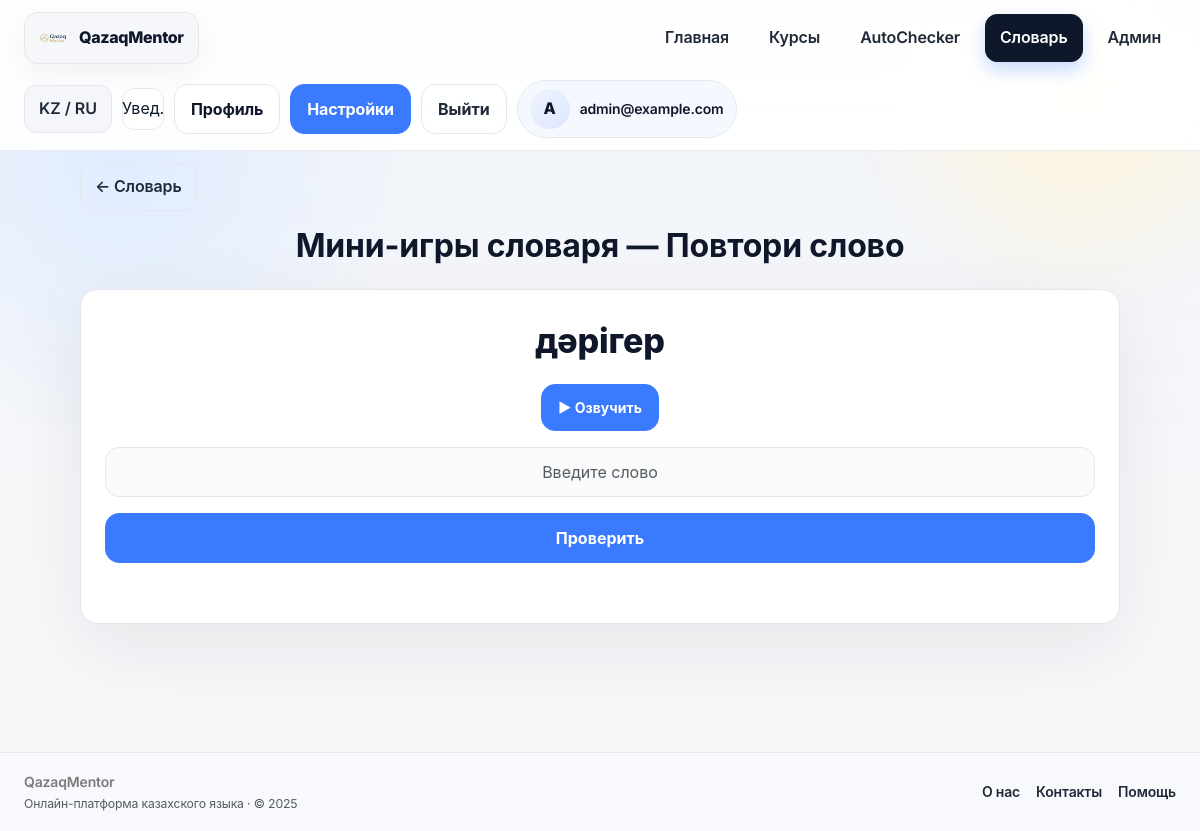
Screenshot of /vocabulary/game/repeat (signed in) with the database file from the repository.
### app/models/__init__.py (models this page shows, shortened)
class User(Base):
    __tablename__ = "users"
    __allow_unmapped__ = True
    id = Column(Integer, primary_key=True, index=True)
    email = Column(String, unique=True, index=True, nullable=False)
    hashed_password = Column(String, nullable=False)
    age = Column(Integer, nullable=False)
    target = Column(String, nullable=False)  # school / general / business
    daily_minutes = Column(Integer, nullable=False, default=10)
    level = Column(String, nullable=True)
    role = Column(String, nullable=False, default="user")
    created_at = Column(DateTime, server_default=func.now(), nullable=False)
    placements: List["PlacementTestResult"] = relationship(
        "PlacementTestResult", back_populates="user", cascade="all, delete-orphan"
    )
    progresses: List["UserProgress"] = relationship(
        "UserProgress", back_populates="user", cascade="all, delete-orphan"
    )

class VocabularyWord(Base):
    __tablename__ = "vocabulary_words"
    __allow_unmapped__ = True
    id = Column(Integer, primary_key=True, index=True)
    user_id = Column(Integer, ForeignKey("users.id"), nullable=False, index=True)
    course_id = Column(Integer, ForeignKey("courses.id"), nullable=False, index=True)
    word = Column(String, nullable=False)
    translation = Column(String, nullable=False)
    definition = Column(Text, nullable=True)
    example_sentence = Column(Text, nullable=True)
    image_url = Column(String, nullable=True)
    audio_url = Column(String, nullable=True)
    learned = Column(Boolean, nullable=False, default=False)
    repeat_streak = Column(Integer, nullable=False, default=0)
    mc_streak = Column(Integer, nullable=False, default=0)
    write_streak = Column(Integer, nullable=False, default=0)
    correct_attempts = Column(Integer, nullable=False, default=0)
    wrong_attempts = Column(Integer, nullable=False, default=0)
    created_at = Column(DateTime, server_default=func.now(), nullable=False)
    user: "User" = relationship("User")
    course: "Course" = relationship("Course")

### app/routers/dictionary.py (the view)
@router.get("/vocabulary/game/repeat")
async def vocabulary_game_repeat(
    request: Request,
    word_id: Optional[int] = Query(None),
    format: str = Query("html"),
    db: Session = Depends(get_db),
    user: models.User = Depends(get_current_user),
):
    word = pick_training_word(user.id, db, explicit_id=word_id)
    if format == "json" or request.headers.get("accept", "").startswith("application/json"):
        return JSONResponse({"word": _serialize_word(word)})
    return render_template(
        request,
        "vocabulary_game.html",
        {"mode": "repeat", "word": word, "options": [], "user": user},
    )

### app/templates/vocabulary_game.html (shortened to what this page needs)
{% extends "base.html" %}
{% block content %}
<section class="vocab-shell">
    <div class="d-flex justify-content-start mb-3">
        <a href="/vocabulary" class="btn-ghost text-decoration-none">← Словарь</a>
    </div>
    <h2 class="fw-bold text-center mb-4">Мини-игры словаря —
        {% if mode == "repeat" %}Повтори слово{% elif mode == "mc" %}Выбери перевод{% else %}Напиши перевод{% endif %}
    </h2>
    {% if not word %}
    <div class="text-center text-muted">Нет слов для тренировки. Добавьте их, взаимодействуя с карточками урока.</div>
    {% else %}
    <div class="vocab-game-card shadow-soft">
        <div class="vocab-word text-center mb-3">{{ word.word }}</div>
        {% if mode != "mc" %}
        <div class="text-center mb-3">
            <button class="btn btn-primary btn-sm" id="game-play">▶ Озвучить</button>
        </div>
        {% endif %}
        {% if mode == "repeat" %}
        <form class="vocab-form" id="repeat-form">
            <input type="text" name="answer" class="form-control form-control-lg text-center" placeholder="Введите слово" autocomplete="off">
            <button class="btn btn-primary w-100 mt-3" type="submit">Проверить</button>
            <div class="vocab-feedback mt-3" id="game-feedback"></div>
        </form>
        {% endif %}
    </div>
    {% endif %}
</section>
{% endblock %}

### app/templates/base.html (shortened to what this page needs)
<!DOCTYPE html>
<html lang="kk">
<head>
    <link href="https://cdn.jsdelivr.net/npm/bootstrap@5.3.3/dist/css/bootstrap.min.css" rel="stylesheet">
    <link rel="stylesheet" href="{{ url_for('static', path='css/main.css') }}?v=qm2">
</head>
<body>
{% set current_user = request.state.user or (user if user is defined else None) %}
{% set current_path = request.url.path if request and request.url else '' %}
<header class="app-nav">
    <div class="page-shell nav-inner">
        <a href="/" class="brand-mark">
            <img src="{{ url_for('static', path='img/logo.png') }}" alt="QazaqMentor">
            <span>QazaqMentor</span>
        </a>
        <nav class="nav-links">
            <a class="nav-link {% if current_path == '/' %}active{% endif %}" href="/">Главная</a>
            <a class="nav-link {% if '/courses' in current_path %}active{% endif %}" href="/courses">Курсы</a>
            <a class="nav-link {% if '/autochecker' in current_path %}active{% endif %}" href="/autochecker">AutoChecker</a>
            <a class="nav-link {% if '/vocabulary' in current_path or '/dictionary' in current_path %}active{% endif %}" href="/vocabulary">Словарь</a>
            {% if current_user and current_user.is_admin %}
            <a class="nav-link" href="/admin">Админ</a>
            {% endif %}
        </nav>
        <div class="nav-actions">
            <button class="nav-chip" type="button">KZ / RU</button>
            <button class="icon-button" type="button" aria-label="Уведомления">Увед.</button>
            {% if current_user %}
                <a class="btn btn-outline-dark" href="/profile">Профиль</a>
                <a class="btn btn-primary" href="/settings">Настройки</a>
                <form action="/logout" method="post" class="m-0">
                    <button type="submit" class="btn btn-ghost">Выйти</button>
                </form>
                <div class="profile-chip">
                    <div class="avatar">{{ current_user.email[0]|upper }}</div>
                    <div class="fw-semibold small">{{ current_user.full_name or current_user.email }}</div>
                </div>
            {% else %}
                <a class="btn btn-outline-dark" href="/login">Войти</a>
                <a class="btn btn-primary" href="/signup">Регистрация</a>
            {% endif %}
        </div>
    </div>
</header>
<main class="page-body">
    <div class="page-shell">
        {% block content %}{% endblock %}
    </div>
</main>
<footer class="footer-bar mt-5">
    <div class="page-shell d-flex align-items-center justify-content-between flex-wrap gap-3">
        <div>
            <div class="fw-semibold">QazaqMentor</div>
            <div class="small text-muted">Онлайн-платформа казахского языка · © 2025</div>
        </div>
        <div class="d-flex align-items-center gap-3">
            <a href="#">О нас</a>
            <a href="#">Контакты</a>
            <a href="#">Помощь</a>
        </div>
    </div>
</footer>
</body>
</html>

### rows the page displays
User: email "A", email "admin@example.com"
VocabularyWord: word "дәрігер"
